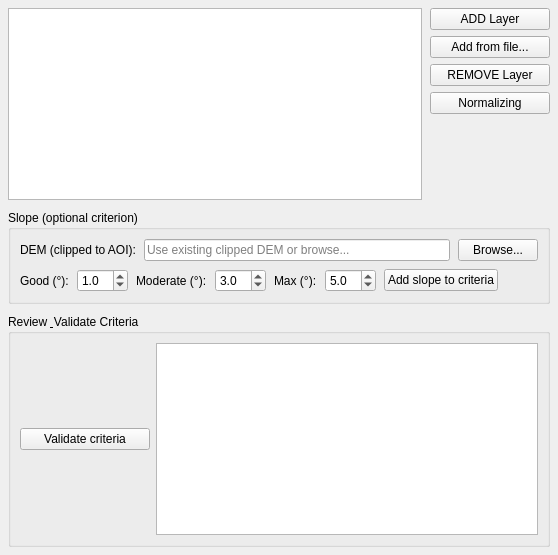
   <widget class="QWidget" name="tab_6">
    <attribute name="title">
     <string>Decision Making</string>
    </attribute>
    <layout class="QVBoxLayout" name="verticalLayout_tab6">
     <property name="leftMargin">
      <number>8</number>
     </property>
     <property name="topMargin">
      <number>8</number>
     </property>
     <property name="rightMargin">
      <number>8</number>
     </property>
     <property name="bottomMargin">
      <number>8</number>
     </property>
     <property name="spacing">
      <number>10</number>
     </property>
     <item>
      <layout class="QHBoxLayout" name="horizontalLayout_weights">
       <property name="spacing">
        <number>8</number>
       </property>
       <item>
        <widget class="QTableWidget" name="tbl_weights">
         <property name="minimumSize">
          <size>
           <width>0</width>
           <height>140</height>
          </size>
         </property>
        </widget>
       </item>
       <item>
        <layout class="QVBoxLayout" name="verticalLayout_weights_buttons">
         <property name="spacing">
          <number>6</number>
         </property>
         <item>
          <widget class="QPushButton" name="btn_add_layer_to_table">
           <property name="minimumSize">
            <size>
             <width>120</width>
             <height>0</height>
            </size>
           </property>
           <property name="text">
            <string>ADD Layer</string>
           </property>
          </widget>
         </item>
         <item>
          <widget class="QPushButton" name="btn_add_layer_from_file">
           <property name="minimumSize">
            <size>
             <width>120</width>
             <height>0</height>
            </size>
           </property>
           <property name="text">
            <string>Add from file...</string>
           </property>
          </widget>
         </item>
         <item>
          <widget class="QPushButton" name="btn_remove_layer_from_table">
           <property name="minimumSize">
            <size>
             <width>120</width>
             <height>0</height>
            </size>
           </property>
           <property name="text">
            <string>REMOVE Layer</string>
           </property>
          </widget>
         </item>
         <item>
          <widget class="QPushButton" name="btn_normalize_weights">
           <property name="minimumSize">
            <size>
             <width>120</width>
             <height>0</height>
            </size>
           </property>
           <property name="text">
            <string>Normalizing</string>
           </property>
          </widget>
         </item>
         <item>
          <spacer name="verticalSpacer_weights_buttons">
           <property name="orientation">
            <enum>Qt::Vertical</enum>
           </property>
           <property name="sizeHint" stdset="0">
            <size>
             <width>20</width>
             <height>40</height>
            </size>
           </property>
          </spacer>
         </item>
        </layout>
       </item>
      </layout>
     </item>
     <item>
      <widget class="QGroupBox" name="groupBox_slope">
       <property name="title">
        <string>Slope (optional criterion)</string>
       </property>
       <layout class="QVBoxLayout" name="verticalLayout_slope">
        <property name="spacing">
         <number>8</number>
        </property>
        <item>
         <layout class="QHBoxLayout" name="horizontalLayout_slope_dem">
          <item>
           <widget class="QLabel" name="label_slope_dem">
            <property name="text">
             <string>DEM (clipped to AOI):</string>
            </property>
           </widget>
          </item>
          <item>
           <widget class="QLineEdit" name="lineEditSlopeDemPath">
            <property name="placeholderText">
             <string>Use existing clipped DEM or browse...</string>
            </property>
           </widget>
          </item>
          <item>
           <widget class="QPushButton" name="btnBrowseSlopeDem">
            <property name="text">
             <string>Browse...</string>
            </property>
           </widget>
          </item>
         </layout>
        </item>
        <item>
         <layout class="QHBoxLayout" name="horizontalLayout_slope_thresholds">
          <item>
           <widget class="QLabel" name="label_slope_good">
            <property name="text">
             <string>Good (°):</string>
            </property>
           </widget>
          </item>
          <item>
           <widget class="QDoubleSpinBox" name="spinSlopeGood">
            <property name="decimals">
             <number>1</number>
            </property>
            <property name="minimum">
             <double>0.000000000000000</double>
            </property>
            <property name="maximum">
             <double>90.000000000000000</double>
            </property>
            <property name="value">
             <double>1.000000000000000</double>
            </property>
           </widget>
          </item>
          <item>
           <widget class="QLabel" name="label_slope_moderate">
            <property name="text">
             <string>Moderate (°):</string>
            </property>
           </widget>
          </item>
          <item>
           <widget class="QDoubleSpinBox" name="spinSlopeModerate">
            <property name="decimals">
             <number>1</number>
            </property>
            <property name="minimum">
             <double>0.000000000000000</double>
            </property>
            <property name="maximum">
             <double>90.000000000000000</double>
            </property>
            <property name="value">
             <double>3.000000000000000</double>
            </property>
           </widget>
          </item>
          <item>
           <widget class="QLabel" name="label_slope_max">
            <property name="text">
             <string>Max (°):</string>
            </property>
           </widget>
          </item>
          <item>
           <widget class="QDoubleSpinBox" name="spinSlopeMax">
            <property name="decimals">
             <number>1</number>
            </property>
            <property name="minimum">
             <double>0.000000000000000</double>
            </property>
            <property name="maximum">
             <double>90.000000000000000</double>
            </property>
            <property name="value">
             <double>5.000000000000000</double>
            </property>
           </widget>
          </item>
          <item>
           <widget class="QPushButton" name="btnAddSlopeCriterion">
            <property name="text">
             <string>Add slope to criteria</string>
            </property>
           </widget>
          </item>
          <item>
           <spacer name="horizontalSpacer_slope">
            <property name="orientation">
             <enum>Qt::Horizontal</enum>
            </property>
            <property name="sizeHint" stdset="0">
             <size>
              <width>40</width>
              <height>20</height>
             </size>
            </property>
           </spacer>
          </item>
         </layout>
        </item>
       </layout>
      </widget>
     </item>
     <item>
      <widget class="QGroupBox" name="groupBox_validate">
       <property name="title">
        <string>Review &amp; Validate Criteria</string>
       </property>
       <layout class="QHBoxLayout" name="horizontalLayout_validate">
        <item>
         <widget class="QPushButton" name="btn_validate_criteria">
          <property name="minimumSize">
           <size>
            <width>130</width>
            <height>0</height>
           </size>
          </property>
          <property name="text">
           <string>Validate criteria</string>
          </property>
         </widget>
        </item>
        <item>
         <widget class="QTextEdit" name="txt_validation_output">
          <property name="minimumSize">
           <size>
            <width>0</width>
            <height>70</height>
           </size>
          </property>
          <property name="readOnly">
           <bool>true</bool>
          </property>
         </widget>
        </item>
       </layout>
      </widget>
     </item>
    </layout>
   </widget>
